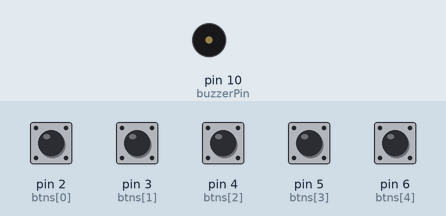
A sketch run on a simulated Arduino Uno, built with avr-gcc and run on an emulated ATmega328P. Shown: buzzer (waves = sounding). The inputs (shaded band) are chosen by the test bench; at power-on: pin 2 (btns[0]), pin 3 (btns[1]), pin 4 (btns[2]), pin 5 (btns[3]), pin 6 (btns[4]) LOW.

Above: at 1.2 s.
1.3 s: pin 2 (btns[0]) pulled HIGH for 1 s
At 1.77 s:
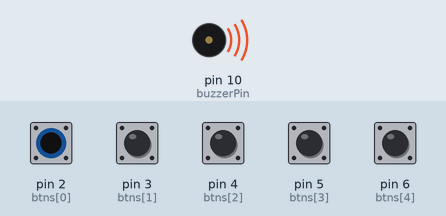
Timing chart, 0 to 4.3 s (numbered marks = the images above; inputs shaded):
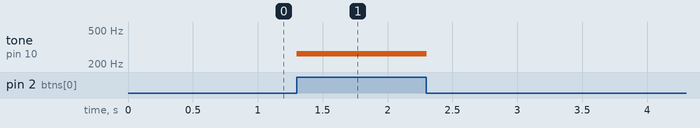

Measured:
- after the input at 1.3 s, tone on pin 10 (buzzerPin): silent → 262 Hz at once, → silent 1.0 s later

The sketch:

buzzer_keyboard.ino
```cpp
const int buzzerPin = 10;

int btns[] = {2,3,4,5,6};
char scale[] = "cdegaC";
int duration = 50;

int buttonState = 0;

void setup() {
  int j;
  pinMode(buzzerPin, OUTPUT);
  for (j = 0; j < 5; j++) {
    pinMode(btns[j], INPUT);
  }
}

void loop() {
  int i;
  for (i = 4; i >= 0; i--) {
    if (digitalRead(btns[i]) == HIGH) {
      tone(buzzerPin, frequency(scale[i]), duration);
      delay(duration);
      break;
    }
  }
}

int frequency(char note) {
  int i;
  const int numNotes = 8;
  char names[] = {'c','d','e','f','g','a','b','C'};
  int frequencies[] = {262,294,330,349,392,440,494,523};

  for (i=0; i<numNotes; i++) {
    if (names[i] == note) {
      return(frequencies[i]);
    }
  }
  return(0);
}
```
